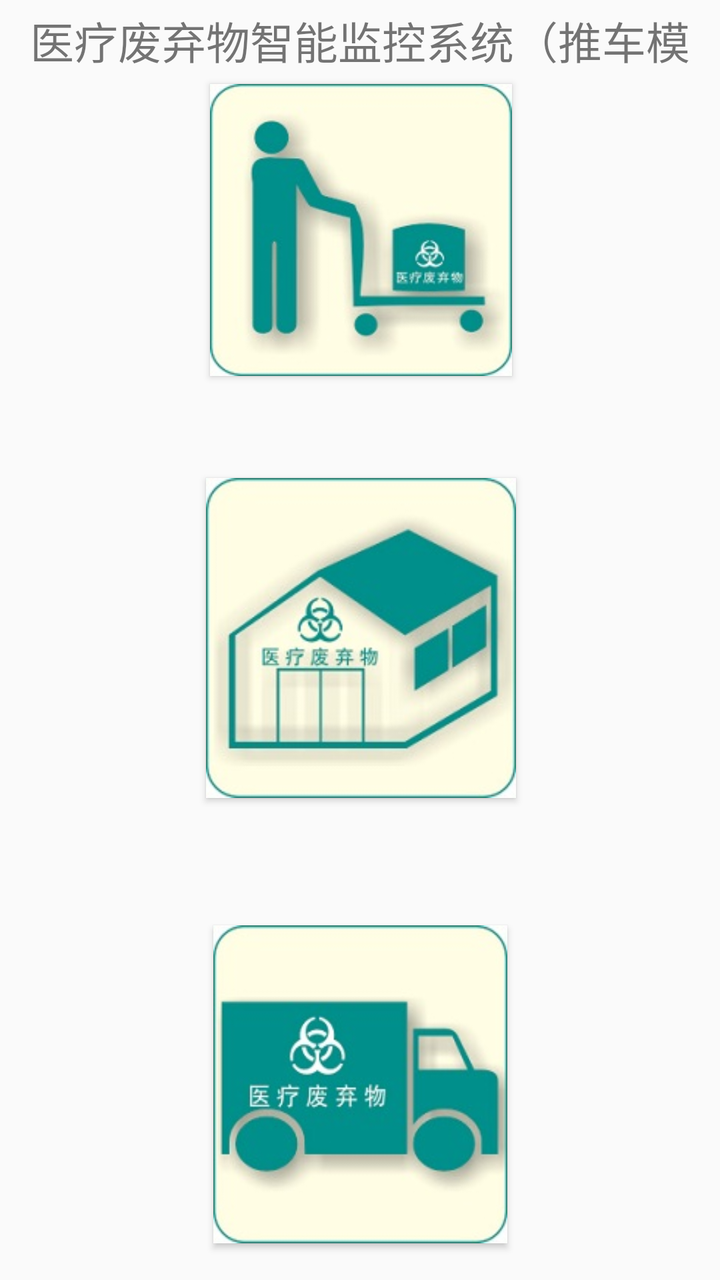
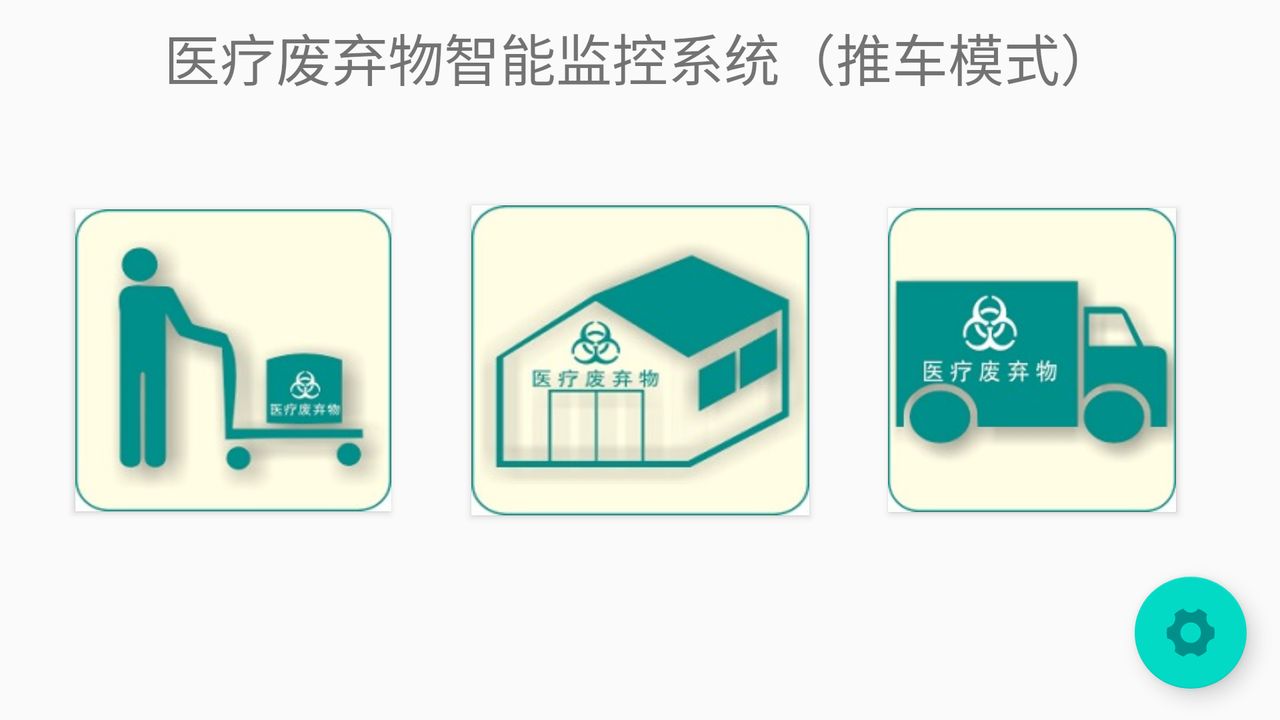

Two renders of one Android screen. The first uses the default layout on a phone; the second uses the alternative layout the repository ships for a different screen configuration, on a matching device. The two XML files are below.
<!-- AndroidManifest.xml: application theme AppTheme -->
<!-- res/layout/activity_menu.xml -->
<?xml version="1.0" encoding="utf-8"?>
<android.support.constraint.ConstraintLayout xmlns:android="http://schemas.android.com/apk/res/android"
    xmlns:app="http://schemas.android.com/apk/res-auto"
    android:layout_width="match_parent"
    android:layout_height="match_parent">

    <TextView
        android:id="@+id/tv_menu_title"
        android:layout_width="match_parent"
        android:layout_height="wrap_content"
        android:gravity="center"
        android:padding="4dp"
        android:text="@string/menu_title"
        android:textSize="22sp" />

    <Button
        android:layout_width="151dp"
        android:layout_height="146dp"
        android:layout_marginBottom="8dp"
        android:layout_marginEnd="8dp"
        android:layout_marginStart="8dp"
        android:layout_marginTop="8dp"
        android:background="@drawable/btn0_selector"
        android:onClick="recycleCart"
        app:layout_constraintBottom_toBottomOf="parent"
        app:layout_constraintEnd_toEndOf="parent"
        app:layout_constraintHorizontal_bias="0.502"
        app:layout_constraintStart_toStartOf="parent"
        app:layout_constraintTop_toTopOf="parent"
        app:layout_constraintVertical_bias="0.071" />

    <Button
        android:layout_width="155dp"
        android:layout_height="160dp"
        android:layout_marginBottom="8dp"
        android:layout_marginEnd="8dp"
        android:layout_marginStart="8dp"
        android:layout_marginTop="8dp"
        android:background="@drawable/btn1_selector"
        android:onClick="transferWorkshop"
        app:layout_constraintBottom_toBottomOf="parent"
        app:layout_constraintEnd_toEndOf="parent"
        app:layout_constraintHorizontal_bias="0.502"
        app:layout_constraintStart_toStartOf="parent"
        app:layout_constraintTop_toTopOf="parent"
        app:layout_constraintVertical_bias="0.498" />

    <Button
        android:layout_width="147dp"
        android:layout_height="159dp"
        android:layout_marginBottom="8dp"
        android:layout_marginEnd="8dp"
        android:layout_marginStart="8dp"
        android:layout_marginTop="8dp"
        android:background="@drawable/btn2_selector"
        android:onClick="transferCar"
        app:layout_constraintBottom_toBottomOf="parent"
        app:layout_constraintEnd_toEndOf="parent"
        app:layout_constraintStart_toStartOf="parent"
        app:layout_constraintTop_toTopOf="parent"
        app:layout_constraintVertical_bias="0.978" />

</android.support.constraint.ConstraintLayout>
<!-- resources referenced by this layout -->
<resources>
  <!-- drawable btn0_selector (drawable) -->
  <?xml version="1.0" encoding="utf-8"?>
  <selector xmlns:android="http://schemas.android.com/apk/res/android">
      <item android:drawable="@drawable/btn0_normal" android:state_pressed="false" />
      <item android:drawable="@drawable/btn0_press" android:state_pressed="true" />
  </selector>
  <!-- drawable btn1_selector (drawable) -->
  <?xml version="1.0" encoding="utf-8"?>
  <selector xmlns:android="http://schemas.android.com/apk/res/android">
      <item android:drawable="@drawable/btn1_normal" android:state_pressed="false">
      </item>
      <item android:drawable="@drawable/btn1_press" android:state_pressed="true">
  
      </item>
  </selector>
  <!-- drawable btn2_selector (drawable) -->
  <?xml version="1.0" encoding="utf-8"?>
  <selector xmlns:android="http://schemas.android.com/apk/res/android">
      <item android:drawable="@drawable/btn2_press" android:state_pressed="true"></item>
      <item android:drawable="@drawable/btn2_normal" android:state_pressed="false"></item>
  </selector>
  <string name="menu_title">医疗废弃物智能监控系统（推车模式）</string>
  <style name="AppTheme" parent="Theme.AppCompat.Light.NoActionBar">
          
          <item name="colorPrimary">@color/colorPrimary</item>
          <item name="colorPrimaryDark">@color/colorPrimaryDark</item>
          <item name="colorAccent">@color/colorAccent</item>
      </style>
  <!-- drawable btn0_normal: jpg bitmap (drawable, 19105 bytes) -->
  <!-- drawable btn0_press: jpg bitmap (drawable, 16652 bytes) -->
  <!-- drawable btn1_normal: jpg bitmap (drawable, 22004 bytes) -->
  <!-- drawable btn1_press: jpg bitmap (drawable, 18744 bytes) -->
  <!-- drawable btn2_press: jpg bitmap (drawable, 16852 bytes) -->
  <!-- drawable btn2_normal: jpg bitmap (drawable, 19383 bytes) -->
</resources>
<!-- res/layout-land/activity_menu.xml (the author's variant of the layout above) -->
<!-- drawn on the phone turned sideways -->
<?xml version="1.0" encoding="utf-8"?>
<android.support.constraint.ConstraintLayout xmlns:android="http://schemas.android.com/apk/res/android"
    xmlns:app="http://schemas.android.com/apk/res-auto"
    android:layout_width="match_parent"
    xmlns:tools="http://schemas.android.com/tools"
    tools:context=".menu.MenuActivity"
    android:layout_height="match_parent">

    <TextView
        android:id="@+id/tv_menu_title"
        android:layout_width="match_parent"
        android:layout_height="wrap_content"
        android:gravity="center"
        android:padding="8dp"
        android:text="@string/menu_title"
        android:textSize="28sp" />

    <Button
        android:id="@+id/button6"
        android:layout_width="158dp"
        android:layout_height="151dp"
        android:layout_marginBottom="8dp"
        android:layout_marginEnd="8dp"
        android:layout_marginStart="8dp"
        android:layout_marginTop="8dp"
        android:background="@drawable/btn0_selector"
        android:onClick="recycleCart"
        app:layout_constraintBottom_toBottomOf="parent"
        app:layout_constraintEnd_toEndOf="parent"
        app:layout_constraintHorizontal_bias="0.064"
        app:layout_constraintStart_toStartOf="parent"
        app:layout_constraintTop_toTopOf="parent" />

    <Button
        android:id="@+id/button5"
        android:layout_width="169dp"
        android:layout_height="155dp"
        android:layout_marginBottom="8dp"
        android:layout_marginEnd="8dp"
        android:layout_marginStart="8dp"
        android:layout_marginTop="8dp"
        android:background="@drawable/btn1_selector"
        android:onClick="transferWorkshop"
        app:layout_constraintBottom_toBottomOf="parent"
        app:layout_constraintEnd_toEndOf="parent"
        app:layout_constraintStart_toStartOf="parent"
        app:layout_constraintTop_toTopOf="parent" />

    <Button
        android:id="@+id/button7"
        android:layout_width="144dp"
        android:layout_height="152dp"
        android:layout_marginBottom="8dp"
        android:layout_marginEnd="8dp"
        android:layout_marginStart="8dp"
        android:layout_marginTop="8dp"
        android:background="@drawable/btn2_selector"
        android:onClick="transferCar"
        app:layout_constraintBottom_toBottomOf="parent"
        app:layout_constraintEnd_toEndOf="parent"
        app:layout_constraintHorizontal_bias="0.908"
        app:layout_constraintStart_toStartOf="parent"
        app:layout_constraintTop_toTopOf="parent" />

    <android.support.design.widget.FloatingActionButton
        android:id="@+id/floatingActionButton"
        android:layout_width="wrap_content"
        android:layout_height="wrap_content"
        android:layout_marginBottom="8dp"
        android:layout_marginEnd="8dp"
        android:layout_marginStart="8dp"
        android:layout_marginTop="8dp"
        android:clickable="true"
        android:onClick="set"
        app:layout_constraintBottom_toBottomOf="parent"
        app:layout_constraintEnd_toEndOf="parent"
        app:layout_constraintHorizontal_bias="0.985"
        app:layout_constraintStart_toStartOf="parent"
        app:layout_constraintTop_toTopOf="parent"
        app:layout_constraintVertical_bias="0.973"
        app:srcCompat="@drawable/ic_set" />

</android.support.constraint.ConstraintLayout>
<!-- resources referenced by the variant -->
<!-- as the phone turned sideways resolves them -->
<resources>
  <!-- drawable btn0_selector (drawable) -->
  <?xml version="1.0" encoding="utf-8"?>
  <selector xmlns:android="http://schemas.android.com/apk/res/android">
      <item android:drawable="@drawable/btn0_normal" android:state_pressed="false" />
      <item android:drawable="@drawable/btn0_press" android:state_pressed="true" />
  </selector>
  <!-- drawable btn1_selector (drawable) -->
  <?xml version="1.0" encoding="utf-8"?>
  <selector xmlns:android="http://schemas.android.com/apk/res/android">
      <item android:drawable="@drawable/btn1_normal" android:state_pressed="false">
      </item>
      <item android:drawable="@drawable/btn1_press" android:state_pressed="true">
  
      </item>
  </selector>
  <!-- drawable btn2_selector (drawable) -->
  <?xml version="1.0" encoding="utf-8"?>
  <selector xmlns:android="http://schemas.android.com/apk/res/android">
      <item android:drawable="@drawable/btn2_press" android:state_pressed="true"></item>
      <item android:drawable="@drawable/btn2_normal" android:state_pressed="false"></item>
  </selector>
  <!-- drawable ic_set (drawable) -->
  <vector xmlns:android="http://schemas.android.com/apk/res/android"
          android:width="200dp"
          android:height="200dp"
          android:viewportWidth="1024.0"
          android:viewportHeight="1024.0">
      <path
          android:pathData="M1.2,510a561.4,561.4 0,0 1,10.4 -107.6,191.4 191.4,0 0,0 146.5,-99.5 209.3,209.3 0,0 0,7.4 -186.1A505.3,505.3 0,0 1,356.7 0a186.9,186.9 0,0 0,315.1 1.6A506.1,506.1 0,0 1,862.5 120.9a209.5,209.5 0,0 0,9.1 182.1,191.2 191.2,0 0,0 140.7,98.7 563.3,563.3 0,0 1,-4 235,191.9 191.9,0 0,0 -136.7,98.1 209.2,209.2 0,0 0,-14.1 169.4,505.9 505.9,0 0,1 -196.2,117.9 186.3,186.3 0,0 0,-294.2 1.3,504.6 504.6,0 0,1 -196.5,-115.1 209.5,209.5 0,0 0,-12.8 -173.3A191.4,191.4 0,0 0,15.3 635.9a560.4,560.4 0,0 1,-14.1 -125.9zM512,730.9A219.3,219.3 0,1 0,293.1 511.6,219.1 219.1,0 0,0 512,730.9z"
          android:fillColor="#008F8B"/>
  </vector>
  <string name="menu_title">医疗废弃物智能监控系统（推车模式）</string>
  <style name="AppTheme" parent="Theme.AppCompat.Light.NoActionBar">
          
          <item name="colorPrimary">@color/colorPrimary</item>
          <item name="colorPrimaryDark">@color/colorPrimaryDark</item>
          <item name="colorAccent">@color/colorAccent</item>
      </style>
  <!-- drawable btn0_normal: jpg bitmap (drawable, 19105 bytes) -->
  <!-- drawable btn0_press: jpg bitmap (drawable, 16652 bytes) -->
  <!-- drawable btn1_normal: jpg bitmap (drawable, 22004 bytes) -->
  <!-- drawable btn1_press: jpg bitmap (drawable, 18744 bytes) -->
  <!-- drawable btn2_press: jpg bitmap (drawable, 16852 bytes) -->
  <!-- drawable btn2_normal: jpg bitmap (drawable, 19383 bytes) -->
</resources>
